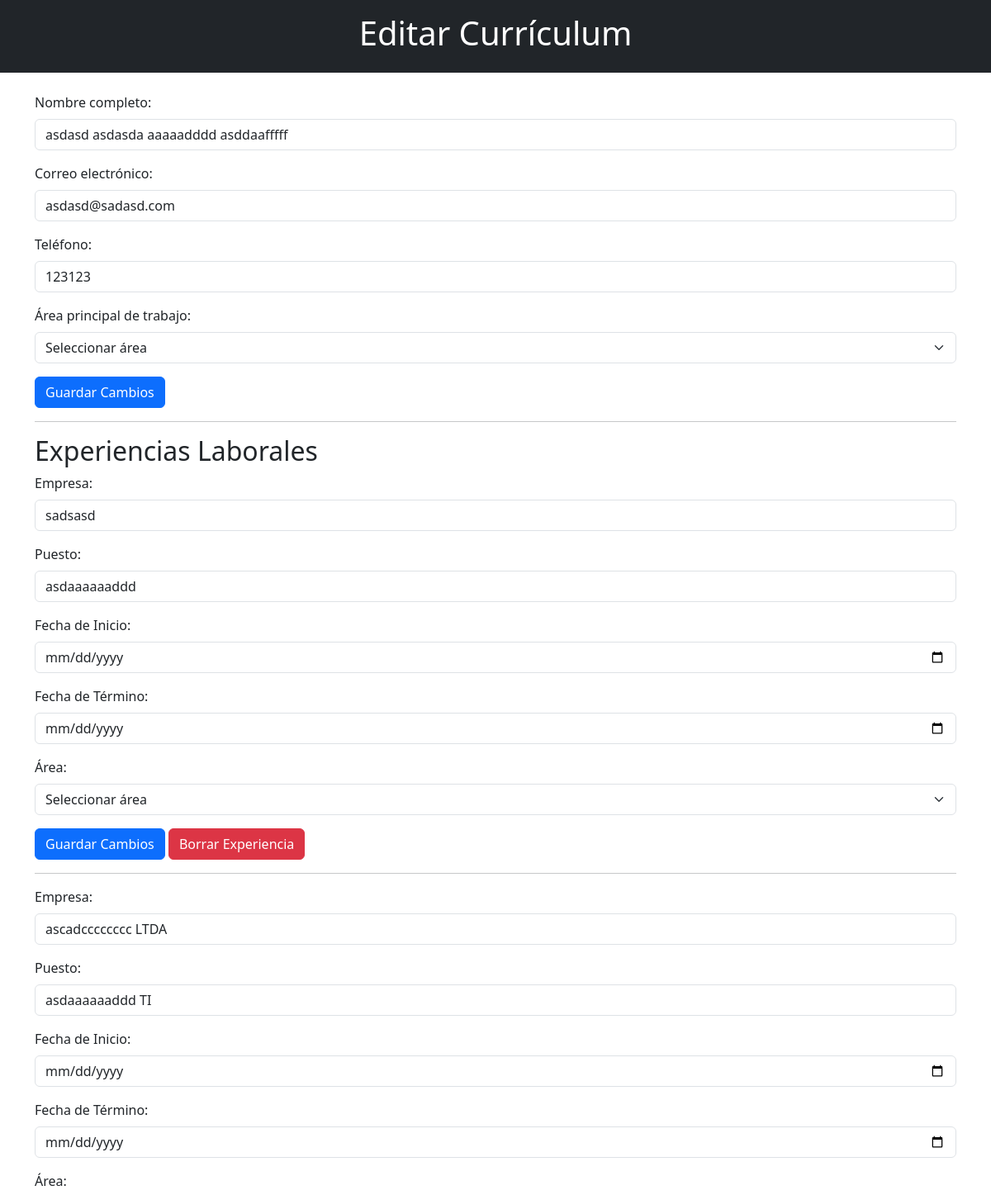
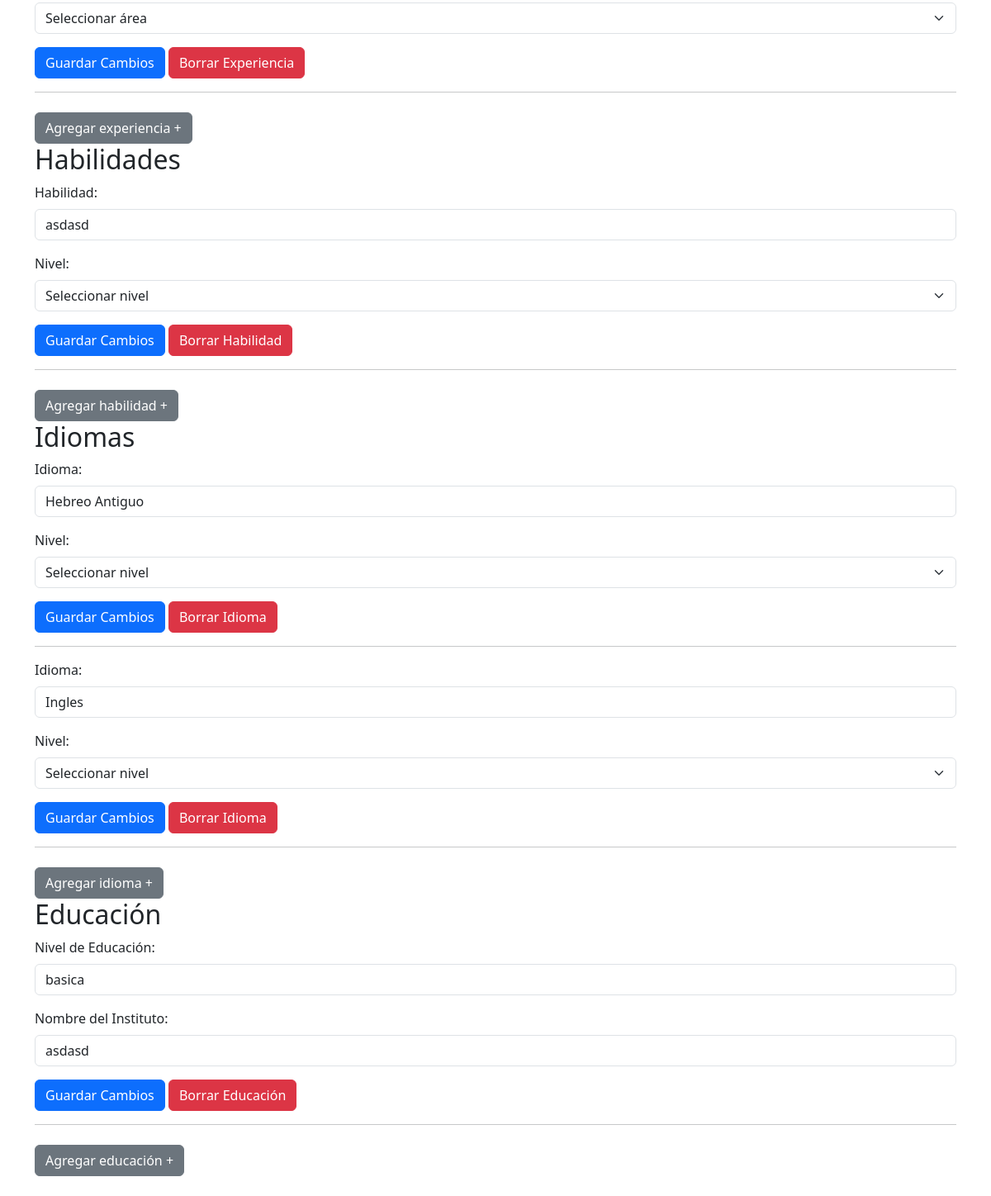
Page /App_curriculums/Home/currch (signed in) on the committed database (2 pictures, top to bottom).
### App_curriculums/models.py (models this page shows)
class Curriculums(models.Model):
    id = models.AutoField(primary_key=True, null=False,unique=True)
    nombre_completo = models.CharField(max_length=162, null=True, blank= True)
    email = models.EmailField(max_length=254, null=False, blank=False, unique=True)
    nombre_usu = models.ForeignKey(Usuarios, on_delete=models.CASCADE, to_field='nombre_usu')
    telefono = models.IntegerField(null=True,blank=True,unique=True)
    area = models.CharField(max_length=254,blank=True,null=False,default='Area no especificada')
    puntaje = models.IntegerField(null=True, blank=True)

class Experiencias(models.Model):
    id = models.AutoField(primary_key= True, null=False, unique=True)
    nombre_usu = models.ForeignKey(Usuarios, on_delete=models.CASCADE, to_field='nombre_usu')
    empresa = models.CharField(max_length=254,null=False,blank=True)
    puesto = models.CharField(max_length=254,null=False,blank=True)
    desde = models.DateTimeField(null=False,blank=False)
    hasta = models.DateTimeField(null=False,blank=False)
    area = models.CharField(max_length=254,blank=True,null=False,default='Area no especificada')
    archivo_experiencia = models.CharField(max_length=2,null=False,blank=False)
    puntos = models.IntegerField(null=False,blank=False,default=10)

class Habilidades(models.Model):
    id = models.AutoField(primary_key=True, null=False, unique=True)
    nombre_usu = models.ForeignKey(Usuarios, on_delete=models.CASCADE, to_field='nombre_usu')
    habilidad = models.CharField(max_length=254,null=False,blank=True)
    nivel = models.CharField(max_length=14,null=False,blank=False,default='No seleccionado')
    area = models.CharField(max_length=254,blank=True,null=False,default='Area no especificada')
    archivo_habilidad = models.CharField(max_length=2,null=True,blank=True)
    puntos = models.IntegerField(null=False,blank=False,default=10)

class Idiomas(models.Model):
    id = models.AutoField(primary_key=True, null=False, unique=True)
    nombre_usu = models.ForeignKey(Usuarios, on_delete=models.CASCADE, to_field='nombre_usu')
    idioma = models.CharField(max_length=254,blank=True,null=False)
    nivel_idioma = models.CharField(max_length=54,blank=False,null=False,default='No seleccionado')
    area = models.CharField(max_length=254,blank=True,null=False,default='Area no especificada')
    archivo_idioma = models.CharField(max_length=2,null=True,blank=True)
    puntos = models.IntegerField(null=False,blank=False,default=10)

class Educaciones(models.Model):
    id = models.AutoField(primary_key=True, null=False, unique=True)
    nombre_usu = models.ForeignKey(Usuarios, on_delete=models.CASCADE, to_field='nombre_usu')
    nivel_educacion = models.CharField(max_length=54,blank=False,null=False)
    nombre_instituto = models.CharField(max_length=254,blank=True,null=False)
    curso = models.CharField(max_length=254,blank=True,null=False)
    curso_termino = models.CharField(max_length=254,blank=True,null=False)
    desde = models.DateTimeField(null=False,blank=False)
    hasta = models.DateTimeField(null=False,blank=False)
    area = models.CharField(max_length=254,blank=True,null=False,default='Area no especificada')
    archivo_educacion = models.CharField(max_length=2,null=True,blank=True)
    puntos = models.IntegerField(null=False,blank=False,default=10)

### App_curriculums/views.py (the view)
# urls.py: path('/Home/currch',views.Editar_curriculum,name='Editar_curriculum'),
def Editar_curriculum(request):
    nombre_usuario = request.session.get('nombre_usu')
    usuario=Usuarios.objects.get(nombre_usu=nombre_usuario)
    curriculum = Curriculums.objects.get(nombre_usu=usuario)
    experiencias_laborales = Experiencias.objects.filter(nombre_usu=usuario)
    habilidades = Habilidades.objects.filter(nombre_usu=usuario)
    idiomas=Idiomas.objects.filter(nombre_usu=usuario)
    educacion=Educaciones.objects.filter(nombre_usu=usuario)
    context = {'curriculum':curriculum, 'experiencias_laborales':experiencias_laborales,'habilidades':habilidades,'idiomas':idiomas,'educacion':educacion}
    return render(request, 'html/editar_curriculum.html',context)

### App_curriculums/templates/html/editar_curriculum.html (shortened to what this page needs)
{% load static %}
<!DOCTYPE html>
<html lang="es">
<head>
    <link rel="stylesheet" type="text/css" href="{% static 'App_curriculums/css/info_cvp.css' %}">
    <link rel="stylesheet" href="https://cdn.jsdelivr.net/npm/bootstrap@5.3.0/dist/css/bootstrap.min.css">
</head>
<body>
    <header class="bg-dark text-white text-center py-3">
        <h1>Editar Currículum</h1>
    </header>
    {% if curriculum %}
    <section id="edit-resume" class="container my-4">
        <form method="post" action="#" enctype="multipart/form-data">
            <div class="mb-3">
                <label for="nombre" class="form-label">Nombre completo:</label>
                <input type="text" class="form-control" id="nombre" name="nombre" value="{{ curriculum.nombre_completo }}" required>
            </div>
            <div class="mb-3">
                <label for="correo" class="form-label">Correo electrónico:</label>
                <input type="email" class="form-control" id="correo" name="correo" value="{{ curriculum.email }}" required>
            </div>
            <div class="mb-3">
                <label for="telefono" class="form-label">Teléfono:</label>
                <input type="tel" class="form-control" id="telefono" name="telefono" value="{{ curriculum.telefono }}">
            </div>
            <div class="mb-3">
                <label for="area" class="form-label">Área principal de trabajo:</label>
                <select class="form-select" id="area" name="area" required>
                    <option value="" disabled selected>Seleccionar área</option>
                </select>
            </div>
            <button type="submit" class="btn btn-primary">Guardar Cambios</button>
        </form>
        <hr>
        <h2>Experiencias Laborales</h2>
        {% for experiencia in experiencias_laborales %}
            <form method="post" action="#">
                <div class="mb-3">
                    <label for="empresa" class="form-label">Empresa:</label>
                    <input type="text" class="form-control" id="empresa" name="empresa" value="{{ experiencia.empresa }}" required>
                </div>
                <div class="mb-3">
                    <label for="puesto" class="form-label">Puesto:</label>
                    <input type="text" class="form-control" id="puesto" name="puesto" value="{{ experiencia.puesto }}" required>
                </div>
                <div class="mb-3">
                    <label for="fechaInicio" class="form-label">Fecha de Inicio:</label>
                    <input type="date" class="form-control" id="fechaInicio" name="fechaInicio" value="{{ experiencia.fecha_inicio }}" required>
                </div>
                <div class="mb-3">
                    <label for="fechaTermino" class="form-label">Fecha de Término:</label>
                    <input type="date" class="form-control" id="fechaTermino" name="fechaTermino" value="{{ experiencia.fecha_termino }}">
                </div>
                <div class="mb-3">
                    <label for="area" class="form-label">Área:</label>
                    <select class="form-select" id="area" name="area" required>
                        <option value="" disabled selected>Seleccionar área</option>
                    </select>
                </div>
                <button type="submit" class="btn btn-primary">Guardar Cambios</button>
                <a href="#" class="btn btn-danger">Borrar Experiencia</a>
            </form>
            <hr>
        {% endfor %}
        <button type="button" class="btn btn-secondary mt-2" data-bs-toggle="modal" data-bs-target="#experienciaModal">Agregar experiencia +</button>
        <h2>Habilidades</h2>
        {% for habilidad in habilidades %}
            <form method="post" action="#">
                <div class="mb-3">
                    <label for="habilidad" class="form-label">Habilidad:</label>
                    <input type="text" class="form-control" id="habilidad" name="habilidad" value="{{ habilidad.habilidad }}" required>
                </div>
                <div class="mb-3">
                    <label for="nivel" class="form-label">Nivel:</label>
                    <select class="form-select" id="nivel" name="nivel" required>
                        <option value="" disabled selected>Seleccionar nivel</option>
                    </select>
                </div>
                <button type="submit" class="btn btn-primary">Guardar Cambios</button>
                <a href="#" class="btn btn-danger">Borrar Habilidad</a>
            </form>
            <hr>
        {% endfor %}
        <button type="button" class="btn btn-secondary mt-2" data-bs-toggle="modal" data-bs-target="#habilidadModal">Agregar habilidad +</button>
        <h2>Idiomas</h2>
        {% for idioma in idiomas %}
            <form method="post" action="#">
                <div class="mb-3">
                    <label for="idioma" class="form-label">Idioma:</label>
                    <input type="text" class="form-control" id="idioma" name="idioma" value="{{ idioma.idioma }}" required>
                </div>
                <div class="mb-3">
                    <label for="nivel_idioma" class="form-label">Nivel:</label>
                    <select class="form-select" id="nivel_idioma" name="nivel_idioma" required>
                        <option value="" disabled selected>Seleccionar nivel</option>
                    </select>
                </div>
                <button type="submit" class="btn btn-primary">Guardar Cambios</button>
                <a href="#" class="btn btn-danger">Borrar Idioma</a>
            </form>
            <hr>
        {% endfor %}
        <button type="button" class="btn btn-secondary mt-2" data-bs-toggle="modal" data-bs-target="#idiomaModal">Agregar idioma +</button>
        <h2>Educación</h2>
        {% for edu in educacion %}
            <form method="post" action="#">
                <div class="mb-3">
                    <label for="nivel_educacion" class="form-label">Nivel de Educación:</label>
                    <input type="text" class="form-control" id="nivel_educacion" name="nivel_educacion" value="{{ edu.nivel_educacion }}" required>
                </div>
                <div class="mb-3">
                    <label for="nombre_instituto" class="form-label">Nombre del Instituto:</label>
                    <input type="text" class="form-control" id="nombre_instituto" name="nombre_instituto" value="{{ edu.nombre_instituto }}" required>
                </div>
                <button type="submit" class="btn btn-primary">Guardar Cambios</button>
                <a href="#" class="btn btn-danger">Borrar Educación</a>
            </form>
            <hr>
        {% endfor %}
        <button type="button" class="btn btn-secondary mt-2" data-bs-toggle="modal" data-bs-target="#educacionModal">Agregar educación +</button>
    </section>
    {% endif %}
</body>
</html>

### static/App_curriculums/css/info_cvp.css (style rules this page uses)
body { font-family: Arial, sans-serif; margin: 20px; }
header { background-color: #333; color: white; text-align: center; padding: 10px; }
h2 { color: #333; }
button { background-color: #4CAF50; color: white; padding: 10px 20px; text-align: center; text-decoration: none; display: inline-block; font-size: 16px; cursor: pointer; }

### rows in the picture
Curriculums: nombre "asdasd asdasda aaaaadddd asddaafffff", correo "asdasd@sadasd.com", telefono "123123"
Experiencias: empresa "sadsasd", puesto "asdaaaaaaddd"
Experiencias: empresa "ascadcccccccc LTDA", puesto "asdaaaaaaddd TI"
Habilidades: habilidad "asdasd"
Idiomas: idioma "Hebreo Antiguo"
Idiomas: idioma "Ingles"
Educaciones: nivel_educacion "basica", nombre_instituto "asdasd"
